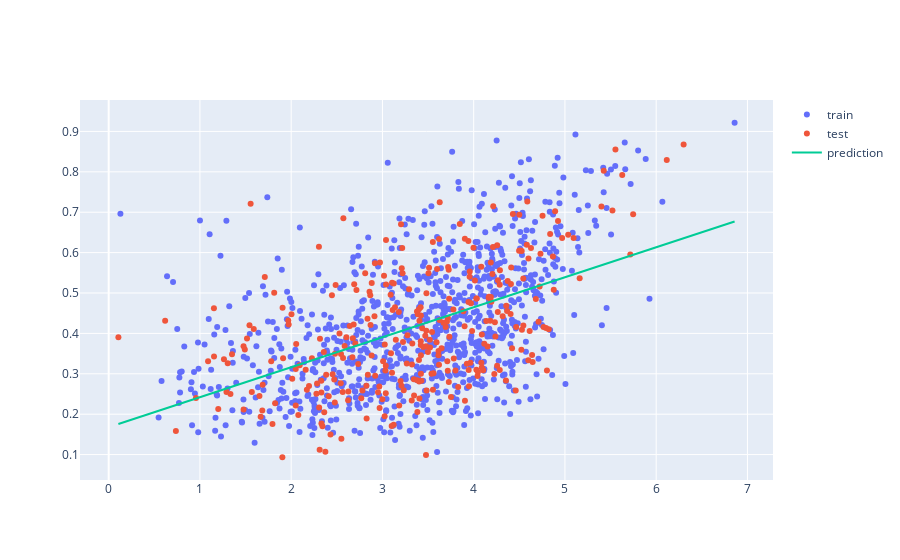

The notebook cell saved with this chart:
### Code cell
import plotly.express as px
import plotly.graph_objects as go
from sklearn.linear_model import LinearRegression
from sklearn.model_selection import train_test_split

df = counties_tp[(counties_tp['tweet_count_100k']!=0)&(counties_tp['protest_count_100k']!=0)][['tweet_count_100k', 'per_dem']]
X = np.log(df.tweet_count_100k[:, None])
X_train, X_test, y_train, y_test = train_test_split(X, df.per_dem, random_state=0)

model = LinearRegression()
model.fit(X_train, y_train)

x_range = np.linspace(X.min(), X.max(), 100)
y_range = model.predict(x_range.reshape(-1, 1))


fig = go.Figure([
    go.Scatter(x=X_train.squeeze(), y=y_train, name='train', mode='markers'),
    go.Scatter(x=X_test.squeeze(), y=y_test, name='test', mode='markers'),
    go.Scatter(x=x_range, y=y_range, name='prediction')
])

fig.show()

### Figure 1 — Plotly figure (JSON) as saved in the notebook; plotly's stock layout.template omitted (floating-point values rounded to 4 significant figures; data arrays with more than 128 entries replaced by an {"elided": "..."} marker saying what was removed)
{"data": [{"mode": "markers", "name": "train", "type": "scatter", "x": {"elided": "921 float values"}, "y": {"elided": "921 float values"}}, {"mode": "markers", "name": "test", "type": "scatter", "x": {"elided": "307 float values"}, "y": {"elided": "307 float values"}}, {"name": "prediction", "type": "scatter", "x": [0.1063, 0.1745, 0.2427, 0.3109, 0.3791, 0.4473, 0.5155, 0.5838, 0.652, 0.7202, 0.7884, 0.8566, 0.9248, 0.993, 1.061, 1.129, 1.198, 1.266, 1.334, 1.402, 1.47, 1.539, 1.607, 1.675, 1.743, 1.812, 1.88, 1.948, 2.016, 2.084, 2.153, 2.221, 2.289, 2.357, 2.425, 2.494, 2.562, 2.63, 2.698, 2.767, 2.835, 2.903, 2.971, 3.039, 3.108, 3.176, 3.244, 3.312, 3.38, 3.449, 3.517, 3.585, 3.653, 3.721, 3.79, 3.858, 3.926, 3.994, 4.063, 4.131, 4.199, 4.267, 4.335, 4.404, 4.472, 4.54, 4.608, 4.676, 4.745, 4.813, 4.881, 4.949, 5.017, 5.086, 5.154, 5.222, 5.29, 5.359, 5.427, 5.495, 5.563, 5.631, 5.7, 5.768, 5.836, 5.904, 5.972, 6.041, 6.109, 6.177, 6.245, 6.314, 6.382, 6.45, 6.518, 6.586, 6.655, 6.723, 6.791, 6.859], "y": [0.1755, 0.1806, 0.1857, 0.1907, 0.1958, 0.2009, 0.2059, 0.211, 0.2161, 0.2211, 0.2262, 0.2313, 0.2363, 0.2414, 0.2465, 0.2515, 0.2566, 0.2617, 0.2667, 0.2718, 0.2769, 0.2819, 0.287, 0.2921, 0.2971, 0.3022, 0.3073, 0.3123, 0.3174, 0.3225, 0.3275, 0.3326, 0.3377, 0.3427, 0.3478, 0.3529, 0.3579, 0.363, 0.3681, 0.3731, 0.3782, 0.3833, 0.3883, 0.3934, 0.3985, 0.4035, 0.4086, 0.4137, 0.4187, 0.4238, 0.4289, 0.4339, 0.439, 0.4441, 0.4491, 0.4542, 0.4593, 0.4643, 0.4694, 0.4745, 0.4795, 0.4846, 0.4897, 0.4947, 0.4998, 0.5049, 0.5099, 0.515, 0.5201, 0.5251, 0.5302, 0.5353, 0.5403, 0.5454, 0.5505, 0.5555, 0.5606, 0.5657, 0.5707, 0.5758, 0.5809, 0.5859, 0.591, 0.5961, 0.6011, 0.6062, 0.6113, 0.6163, 0.6214, 0.6265, 0.6315, 0.6366, 0.6417, 0.6467, 0.6518, 0.6569, 0.6619, 0.667, 0.6721, 0.6771]}], "layout": {"autosize": true, "xaxis": {"autorange": true, "range": [-0.3151, 7.281], "type": "linear"}, "yaxis": {"autorange": true, "range": [0.03274, 0.9822], "type": "linear"}}}
